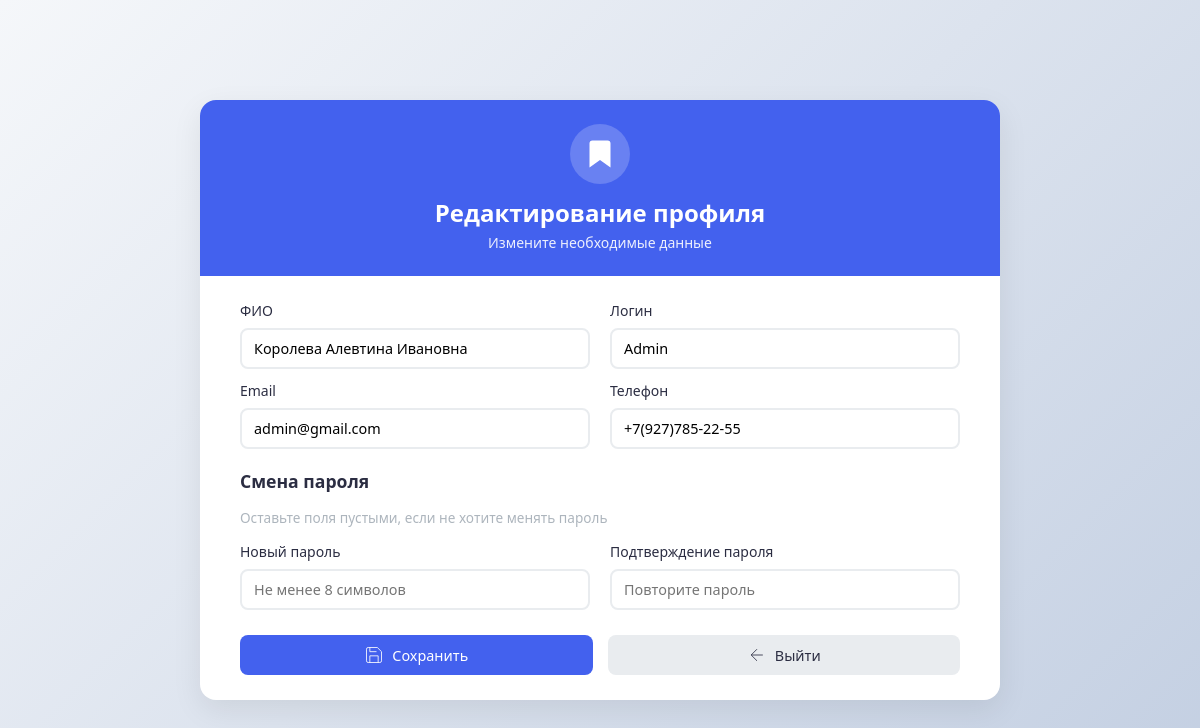
Screenshot of /admin/profile.php (signed in) with the database file from the repository.
### tables this page shows
CREATE TABLE `users` (
  `id` bigint UNSIGNED NOT NULL,
  `is_admin` tinyint(1) NOT NULL COMMENT 'яваляется ли администратором',
  `login` varchar(50) NOT NULL,
  `email` varchar(50) NOT NULL COMMENT 'Электронная почта',
  `pass` varchar(255) NOT NULL,
  `is_hashed` tinyint(1) NOT NULL COMMENT 'Зашифрован ли пароль',
  `name` varchar(100) NOT NULL COMMENT 'ФИО пользователя',
  `inn` varchar(12) DEFAULT NULL COMMENT 'ИНН (ФЛ=12, ЮЛ=10)',
  `kpp` varchar(9) DEFAULT NULL COMMENT 'КПП организации (ЮЛ)',
  `director_name` varchar(50) NOT NULL COMMENT 'Имя директора (ЮЛ)',
  `birthday` date DEFAULT NULL COMMENT 'День рождения (ФЛ,ИП)',
  `document_details` varchar(255) NOT NULL COMMENT 'Реквизиты документа (ФЛ,ИП)',
  `ogrn` varchar(13) NOT NULL COMMENT 'ОГРН (ЮЛ)',
  `ogrnip` varchar(15) NOT NULL COMMENT 'ОГРНИП (ИП)',
  `address` varchar(255) NOT NULL COMMENT 'Адрес регистрации',
  `dog_num` varchar(20) NOT NULL COMMENT 'Номер договора',
  `dog_beg_date` date NOT NULL COMMENT 'Дата договора начало',
  `dog_end_date` date NOT NULL COMMENT 'Дата договора конец',
  `phone` varchar(20) NOT NULL COMMENT 'Телефон',
  `tax_form` varchar(50) NOT NULL COMMENT 'Форма налогообложения ',
  `bank_name` varchar(200) NOT NULL COMMENT 'Имя банка',
  `bank_inn` varchar(10) NOT NULL COMMENT 'ИНН банка',
  `bank_bik` varchar(9) NOT NULL COMMENT 'БИК',
  `bank_ks` varchar(20) NOT NULL COMMENT 'к/с',
  `bank_rs` varchar(20) NOT NULL COMMENT 'р/с',
  `bank_verified` tinyint(1) NOT NULL COMMENT 'Банк есть в списках',
  `commission_percentage` int UNSIGNED NOT NULL COMMENT 'Комиссия, %',
  `status` int NOT NULL COMMENT '0-подана заявка, 1-разрешенние админом, 2- заблокирован админом.',
  `is_archived` tinyint(1) NOT NULL COMMENT 'в архиве',
  `archived_date` date DEFAULT NULL,
  `agent_status` tinyint(1) NOT NULL DEFAULT '0' COMMENT 'Статус партнера \r\n0-не определен\r\n1-Физическое лицо\r\n2-Индивидуальный предприниматель\r\n3-Юридическое лицо',
  `privacy_consent` tinyint(1) DEFAULT '0' COMMENT 'Согласие на обработку персональных данных',
  `privacy_consent_date` datetime DEFAULT CURRENT_TIMESTAMP COMMENT 'Дата время согласие на обработку персональных данных',
  `pass_tmp` varchar(50) NOT NULL COMMENT 'Временный пароль на этапе разработки'
);

### admin/profile.php (the view, shortened to what this page needs)
<?php
require_once __DIR__ . '/../includes/db_connect.php';
$user_id = $_SESSION['user_id'];
$stmt = $pdo->prepare("SELECT * FROM users WHERE id = ?");
$stmt->execute([$user_id]);
$user = $stmt->fetch();
?>
<!DOCTYPE html>
<html lang="ru">
<head>
    <link rel="stylesheet" href="profile.css">
</head>
<body>
    <div class="profile-container">
        <div class="profile-header">
            <div class="logo">
                <svg viewBox="0 0 24 24"><path d="M19 21l-7-5-7 5V5a2 2 0 0 1 2-2h10a2 2 0 0 1 2 2z"/></svg>
            </div>
            <h1 class="profile-title">Редактирование профиля</h1>
            <p class="profile-subtitle">Измените необходимые данные</p>
        </div>
        <div class="profile-body">
            <form method="post" class="profile-form">
                <div class="form-row">
                    <div class="form-group">
                        <label for="name" class="form-label">ФИО</label>
                        <input type="text" id="name" name="name" class="form-control"
                               value="<?= htmlspecialchars($user['name'] ?? '') ?>"
                               required>
                    </div>
                    <div class="form-group">
                        <label for="login" class="form-label">Логин</label>
                        <input type="text" id="login" name="login" class="form-control"
                               value="<?= htmlspecialchars($user['login'] ?? '') ?>"
                               required>
                    </div>
                </div>
                <div class="form-row">
                    <div class="form-group">
                        <label for="email" class="form-label">Email</label>
                        <input type="email" id="email" name="email" class="form-control"
                               value="<?= htmlspecialchars($user['email'] ?? '') ?>"
                               required>
                    </div>
                    <div class="form-group">
                        <label for="phone" class="form-label">Телефон</label>
                        <input type="tel" id="phone" name="phone" class="form-control"
                               value="<?= htmlspecialchars($user['phone'] ?? '') ?>"
                               required>
                    </div>
                </div>
                <h3 class="section-title">Смена пароля</h3>
                <p class="section-subtitle">Оставьте поля пустыми, если не хотите менять пароль</p>
                <div class="form-row">
                    <div class="form-group">
                        <label for="password" class="form-label">Новый пароль</label>
                        <input type="password" id="password" name="password" class="form-control"
                               placeholder="Не менее 8 символов">
                    </div>
                    <div class="form-group">
                        <label for="confirm_password" class="form-label">Подтверждение пароля</label>
                        <input type="password" id="confirm_password" name="confirm_password" class="form-control"
                               placeholder="Повторите пароль">
                    </div>
                </div>
                <div class="form-actions">
                    <button type="submit" class="btn btn-primary">
                        <svg width="20" height="20" viewBox="0 0 24 24" fill="none" stroke="currentColor" style="margin-right: 8px;"><path d="M19 21H5a2 2 0 0 1-2-2V5a2 2 0 0 1 2-2h11l5 5v11a2 2 0 0 1-2 2z"></path><polyline points="17 21 17 13 7 13 7 21"></polyline><polyline points="7 3 7 8 15 8"></polyline></svg>
                        Сохранить
                    </button>
                    <button type="button" onclick="window.history.back()" class="btn btn-secondary">
                        <svg width="20" height="20" viewBox="0 0 24 24" fill="none" stroke="currentColor" style="margin-right: 8px;"><path d="M19 12H5M12 19l-7-7 7-7"/></svg>
                        Выйти
                    </button>
                </div>
            </form>
        </div>
    </div>
</body>
</html>

### admin/profile.css (style rules this page uses)
:root { --primary: #4361ee; --primary-dark: #3a56d4; --secondary: #3f37c9; --text: #2b2d42; --light: #f8f9fa; --gray: #adb5bd; --danger: #ef233c; --success: #4cc9f0; }
* { box-sizing: border-box; margin: 0; padding: 0; font-family: 'Segoe UI', Tahoma, Geneva, Verdana, sans-serif; }
body { background: linear-gradient(135deg, #f5f7fa 0%, #c3cfe2 100%); min-height: 100vh; display: flex; justify-content: center; align-items: center; padding: 20px; }
.profile-container { background: white; border-radius: 16px; box-shadow: 0 10px 30px rgba(0, 0, 0, 0.08); overflow: hidden; animation: fadeIn 0.4s ease-out; width: 100%; max-width: 800px; }
.profile-header { background: var(--primary); color: white; padding: 24px; text-align: center; }
.logo { width: 60px; height: 60px; margin: 0 auto 12px; display: flex; align-items: center; justify-content: center; background: rgba(255, 255, 255, 0.2); border-radius: 50%; }
.logo svg { width: 36px; height: 36px; fill: white; }
.profile-title { font-size: 1.5rem; font-weight: 600; margin-bottom: 4px; }
.profile-subtitle { font-size: 0.875rem; opacity: 0.9; }
.profile-body { padding: 25px 40px; }
.form-row { display: flex; gap: 20px; margin-bottom: 12px; }
.form-row .form-group { flex: 1; margin-bottom: 0 !important; }
.form-group { margin-bottom: 12px; }
.form-label { display: block; margin-bottom: 8px; font-size: 0.875rem; color: var(--text); font-weight: 500; }
.form-control { width: 100%; padding: 9px 12px; border: 2px solid #e9ecef; border-radius: 8px; font-size: 0.9rem; transition: all 0.3s ease; }
.section-title { margin: 20px 0 15px; font-size: 1.1rem; color: var(--text); font-weight: 600; }
.section-subtitle { font-size: 0.85rem; color: var(--gray); margin-bottom: 15px; }
.form-actions { display: flex; gap: 15px; margin-top: 25px; }
.btn { display: inline-flex; align-items: center; justify-content: center; padding: 10px 16px; border: none; border-radius: 8px; font-size: 0.9rem; font-weight: 500; cursor: pointer; transition: all 0.3s ease; flex: 1; }
.btn-primary { background: var(--primary); color: white; }
.btn-secondary { background: #e9ecef; color: var(--text); text-decoration: none; }

### rows the page displays
users: name "Королева Алевтина Ивановна", login "Admin", email "admin@gmail.com", phone "+7(927)785-22-55"
